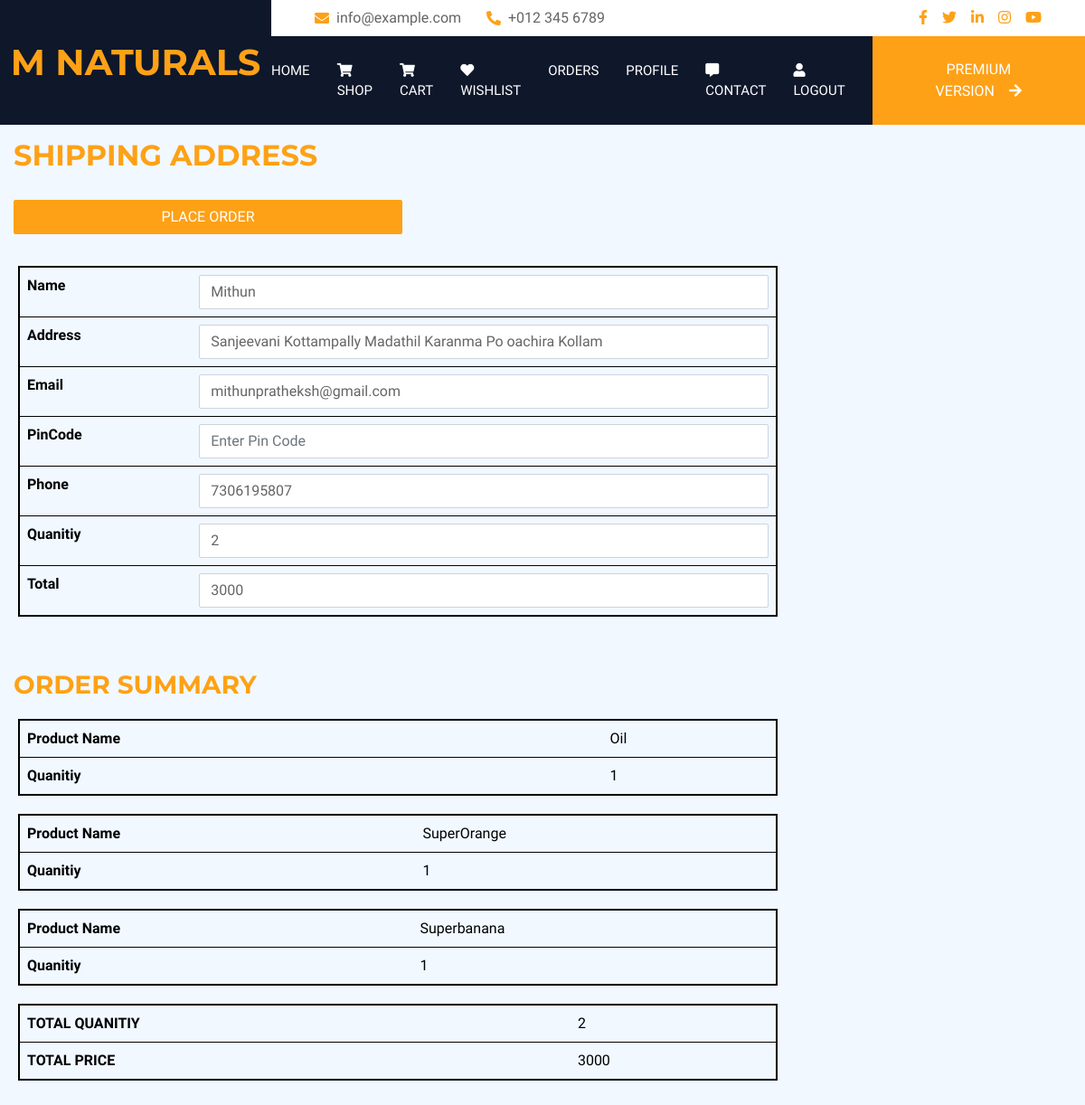
Page /add_order_cart/3000/2 (signed in) on the committed database.
### mapp/models.py (models this page shows, shortened)
class reg(models.Model):
    name=models.CharField(max_length=20)
    ph_no=models.IntegerField()
    address=models.CharField(max_length=100)
    email=models.EmailField()
    username=models.CharField(max_length=20)
    password=models.CharField(max_length=10)

class cart(models.Model):
    user_details=models.ForeignKey(reg,on_delete=models.CASCADE)
    product_details=models.ForeignKey(product,on_delete=models.CASCADE)
    company_details=models.ForeignKey(company_reg,on_delete=models.CASCADE)
    quantity=models.IntegerField(default=1,null=True)
    total_price=models.IntegerField(default=500,)

class product(models.Model):
    pname=models.CharField(max_length=20)
    company_details=models.ForeignKey(company_reg,on_delete=models.CASCADE)
    cost=models.IntegerField()
    stock=models.IntegerField()
    image=models.FileField()
    definition=models.CharField(max_length=500)
    status=models.CharField(max_length=20,default="pending")

### mapp/views.py (the view, shortened to what this page needs)
# urls.py: path('add_order_cart/<int:total>/<int:qty>', views.add_order_cart),
def add_order_cart(request,total,qty):
    user_reg= reg.objects.get(username=request.session['user'])
    print(user_reg.username)
    print(user_reg.name)
    pro=cart.objects.filter(user_details=user_reg)
    order_ids = []
    return render(request,'add_order_cart.html',{'data':pro,'total':total,'qty':qty, 'user_reg':user_reg})

### templates/add_order_cart.html (shortened to what this page needs)
 <!DOCTYPE html>
<html lang="en">
<head>
    {% load static %}
    <link href="https://cdnjs.cloudflare.com/ajax/libs/font-awesome/5.10.0/css/all.min.css" rel="stylesheet">
    <link href="https://cdn.jsdelivr.net/npm/bootstrap-icons@1.4.1/font/bootstrap-icons.css" rel="stylesheet">
    <link href="lib/animate/animate.min.css" rel="stylesheet">
    <link href="lib/owlcarousel/assets/owl.carousel.min.css" rel="stylesheet">
    <link href="{% static 'lib/tempusdominus/css/tempusdominus-bootstrap-4.min.css' %}" rel="stylesheet" />
    <link href="{% static 'css/bootstrap.min.css' %}" rel="stylesheet">
    <link href="{% static 'css/style.css' %}" rel="stylesheet">
</head>
<body>
        <div class="container-fluid bg-dark px-0">
            <div class="row gx-0">
                <div class="col-lg-3 bg-dark d-none d-lg-block">
                    <a href="/" class="navbar-brand w-100 h-100 m-0 p-0 d-flex align-items-center justify-content-center">
                        <h1 class="m-0 text-primary text-uppercase">M naturals</h1>
                    </a>
                </div>
                <div class="col-lg-9">
                    <div class="row gx-0 bg-white d-none d-lg-flex">
                        <div class="col-lg-7 px-5 text-start">
                            <div class="h-100 d-inline-flex align-items-center py-2 me-4">
                                <i class="fa fa-envelope text-primary me-2"></i>
                                <p class="mb-0">info@example.com</p>
                            </div>
                            <div class="h-100 d-inline-flex align-items-center py-2">
                                <i class="fa fa-phone-alt text-primary me-2"></i>
                                <p class="mb-0">+012 345 6789</p>
                            </div>
                        </div>
                        <div class="col-lg-5 px-5 text-end">
                            <div class="d-inline-flex align-items-center py-2">
                                <a class="me-3" href=""><i class="fab fa-facebook-f"></i></a>
                                <a class="me-3" href=""><i class="fab fa-twitter"></i></a>
                                <a class="me-3" href=""><i class="fab fa-linkedin-in"></i></a>
                                <a class="me-3" href=""><i class="fab fa-instagram"></i></a>
                                <a class="" href=""><i class="fab fa-youtube"></i></a>
                            </div>
                        </div>
                    </div>
                    <nav class="navbar navbar-expand-lg bg-dark navbar-dark p-3 p-lg-0">
                       <div class="collapse navbar-collapse justify-content-between" id="navbarCollapse">
                            <div class="navbar-nav mr-auto py-0">
                                <a href="../userlogin" class="nav-item nav-link">Home</a>
                                <a href="../usershop" class="nav-item nav-link"><i class="fas fa-shopping-cart"aria-hidden="true"></i> Shop</a>
                                <a href="../usercart" class="nav-item nav-link"><i class="fas fa-shopping-cart"></i> Cart</a>
                                <a href="../userwishlist" class="nav-item nav-link"><i class="fas fa-heart"></i> Wishlist</a>
                                <a href="../bookingdetails" class="nav-item nav-link">ORDERS</a>
                                <a href="../userprofile" class="nav-item nav-link">Profile</a>
                                <a href="../usercondact" class="nav-item nav-link"><i class="fas fa-comment-alt" aria-hidden="true"></i> contact</a>
                                <a href="../logout" class="nav-item nav-link"><i class="fa fa-user" aria-hidden="true"></i> Logout</a>
                            </div>
                            <a href="https://htmlcodex.com/hotel-html-template-pro" class="btn btn-primary rounded-0 py-4 px-md-5 d-none d-lg-block">Premium Version<i class="fa fa-arrow-right ms-3"></i></a>
                        </div>
                    </nav>
                </div>
            </div>
        </div>
<div>
<h2 class="text-primary" style="margin: 15px;"> SHIPPING ADDRESS</h2>
                         <table class="table table-light table-hover" style=" margin: 20px; width: 70%; border: 2px solid black;">
							<form  action="" method="POST">
                                <tr>
                                    <th><div class="form-group"><label class="control-label col-sm-2">Name</label></div></th>
                                    <td><div class="form-group"><input type="text" value="{{user_reg.name}}"  class="form-control" name="name" placeholder="Enter Name"></div></td>
                                </tr>
                                <tr>
                                    <th><div class="form-group"><label class="control-label col-sm-2" >Address</label></div></th>
                                    <td><div class="form-group"><input type="text" class="form-control"value="{{user_reg.address}}"  name="address" placeholder="Enter Address"></div></td>
                                </tr>
                                <tr>
                                    <th><div class="form-group"><label class="control-label col-sm-2">Email</label></div></th>
                                    <td><div class="form-group"><input type="text" class="form-control" name="email" value="{{user_reg.email}}"  placeholder="Enter Email"></div></td>
                                </tr>
                                <tr>
                                    <th><div class="form-group"><label class="control-label col-sm-2">PinCode</label></div></th>
                                    <td><div class="form-group"><input type="text" class="form-control" name="zip_code" placeholder="Enter Pin Code"></div></td>
                                 <tr>
                                    <th><div class="form-group"><label class="control-label col-sm-2">Phone</label></div></th>
                                    <td><div class="form-group"><input type="text" class="form-control" pattern="[0-9]{10,10}" value="{{user_reg.ph_no}}"  name="phone" placeholder="A valid phone number contains 10 digits"></div></td>
                                </tr>
                                  <tr>
                                     <th class="th-dark">Quanitiy</th>
                                     <td><div class="form-group"><input type="text" class="form-control"  name="total_quantity" value={{qty}} placeholder="quanitity"></div></td>
                                 </tr>
                                <tr>
                                    <th class="th-dark">Total</th>
                                    <td><div class="form-group"><input type="text" class="form-control"  name="total_pprice" value="{{total}}" placeholder="Total"></div></td>
                                </tr>
                                <button type="submit" style="margin: 15px; width:430px;" class="btn btn-primary">Place order</button>
                            </form>
                         </table>
</div>
<div>
                          <div  class="col-md-5 order-details">
							<br><h3  class="text-primary" style="margin: 15px;">ORDER SUMMARY</h3>
                          </div>
     {% for i in data %}
                <table  class="table table-light table-hover" style=" margin: 20px; width: 70%; border: 2px solid black;">
                    <tr>
                        <th class="th-dark">Product Name</th>
                        <td><div><label>{{i.product_details.pname}}</label></div></td>
                    </tr>
                    <tr>
                        <th class="th-dark">Quanitiy</th>
                        <div><td><label>{{i.quantity}}</label></td></div>
                    </tr>
                </table>
     {% endfor %}
                 <table  class="table table-light table-hover" style=" margin: 20px; width: 70%; border: 2px solid black;">
                    <tr>
                        <th class="th-dark">TOTAL QUANITIY</th>
                        <td><div><label>{{qty}}</label></div></td>
                    </tr>
                    <tr>
                        <th class="th-dark">TOTAL PRICE</th>
                        <div><td><label>{{total}}</label></td></div>
                    </tr>
                </table>
</div>
                <br>
                <br>
                <br>
<br>
<br>
<br>
<br>
<br>
<br>
</body>
</html>

### static/css/style.css (style rules this page uses)
:root { --primary: #FEA116; --light: #F1F8FF; --dark: #0F172B; }
.btn { font-weight: 500; text-transform: uppercase; transition: .5s; }
.btn.btn-primary, .btn.btn-secondary { color: #FFFFFF; }
.navbar-dark .navbar-nav .nav-link { margin-right: 30px; padding: 25px 0; color: #FFFFFF; font-size: 15px; text-transform: uppercase; outline: none; }

### rows in the picture
reg: name "Mithun", email "mithunpratheksh@gmail.com", phone "7306195807"
cart: product_details.pname "Oil", quantity "1"
cart: product_details.pname "SuperOrange", quantity "1"
cart: product_details.pname "Superbanana", quantity "1"

### other values in the picture
{{ qty }} "2"
{{ total }} "3000"
